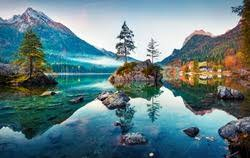
#> input picture openCv/assets/natur2.jpg, 250 x 158 px, found by its file name
$ python splitMergeColorChanel.py
#> lines starting #> are read from the running program, lines starting #| are printed output that depends on the picture
import cv2 as cv
from cv2 import waitKey
from cv2 import split
from cv2 import merge
import numpy as np

img = cv.imread("assets/natur2.jpg")
#> img is the input picture: shape (158, 250, 3); mean B, G, R 129.6, 125.2, 97.3
cv.imshow("original image", img)
print(img.shape)
#| (158, 250, 3)
blank = np.zeros(img.shape[:2], dtype='uint8')
b, g, r = split(img)
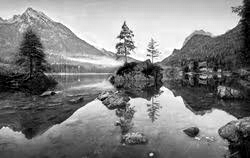
#> b: shape (158, 250); min 0, max 255, mean 129.6
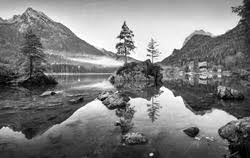
#> g: shape (158, 250); min 0, max 255, mean 125.2
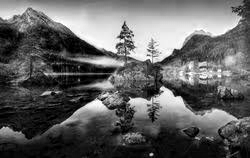
#> r: shape (158, 250); min 0, max 255, mean 97.3
print(b.shape)
#| (158, 250)
print(g.shape)
#| (158, 250)
print(r.shape)
#| (158, 250)

blue = merge([b, blank, blank])
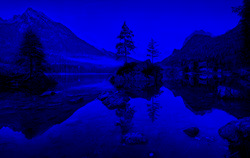
#> blue: shape (158, 250, 3); mean of channels 0, 1, 2 129.6, 0, 0; drawn as B, G, R
green = merge([blank, g, blank])
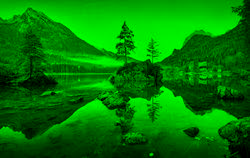
#> green: shape (158, 250, 3); mean of channels 0, 1, 2 0, 125.2, 0; drawn as B, G, R
red = merge([blank, blank, r])
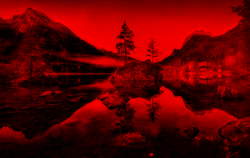
#> red: shape (158, 250, 3); mean of channels 0, 1, 2 0, 0, 97.3; drawn as B, G, R
cv.imshow("red img", red)
cv.imshow("green img", green)
cv.imshow("blue img", blue)

# merge=cv.merge([b,g,r])
# cv.imshow("merged img ",merge)

waitKey(0)

$ run again, with openCv/assets/cat.jpg copied over openCv/assets/natur2.jpg
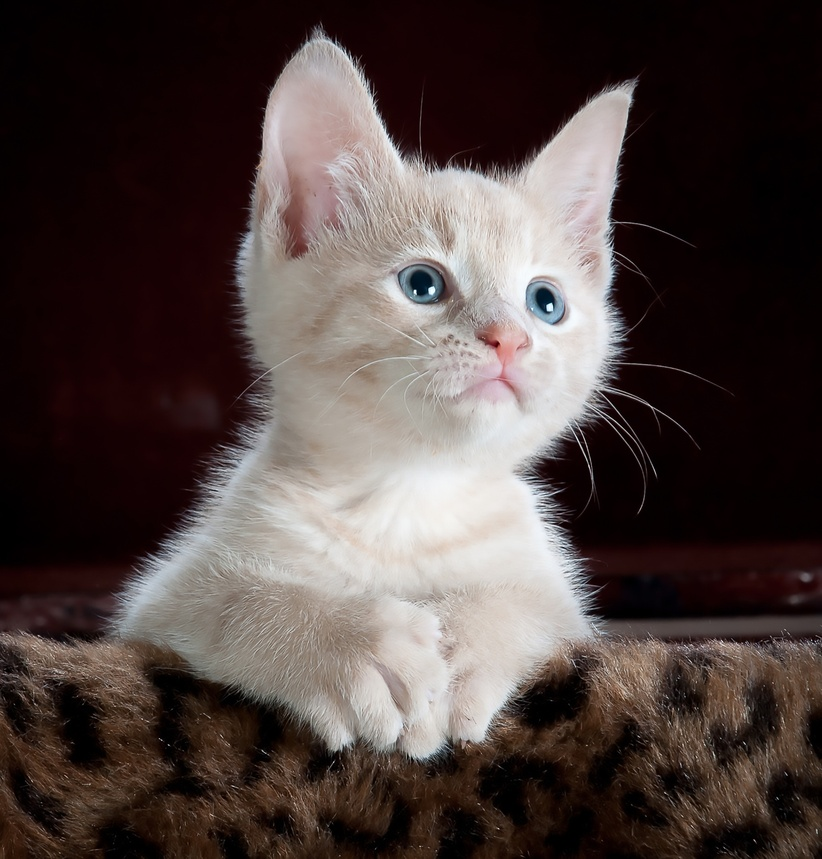
#> input picture openCv/assets/cat.jpg, 822 x 859 px, shrunk from 2392 x 2500 before the run, found by its file name
#> img is the input picture: shape (859, 822, 3); mean B, G, R 64.2, 66.8, 78.5
#| (859, 822, 3)
#| (859, 822)
#| (859, 822)
#| (859, 822)
#> `green = merge([blank, g, blank])`:
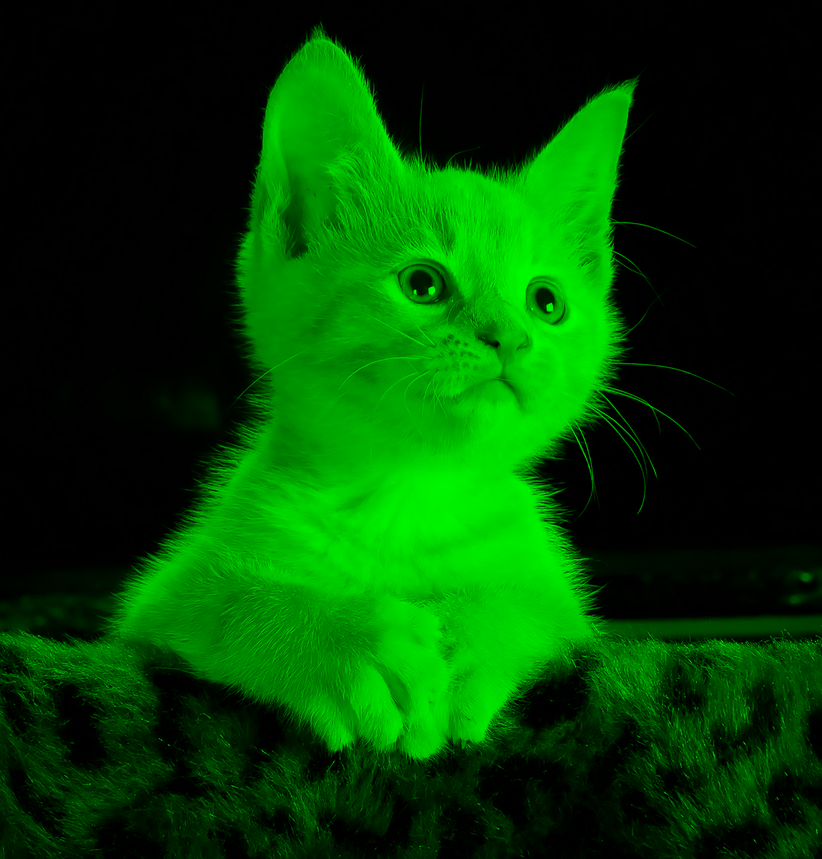
#> green: shape (859, 822, 3); mean of channels 0, 1, 2 0, 66.8, 0; drawn as B, G, R
#> `red = merge([blank, blank, r])`:
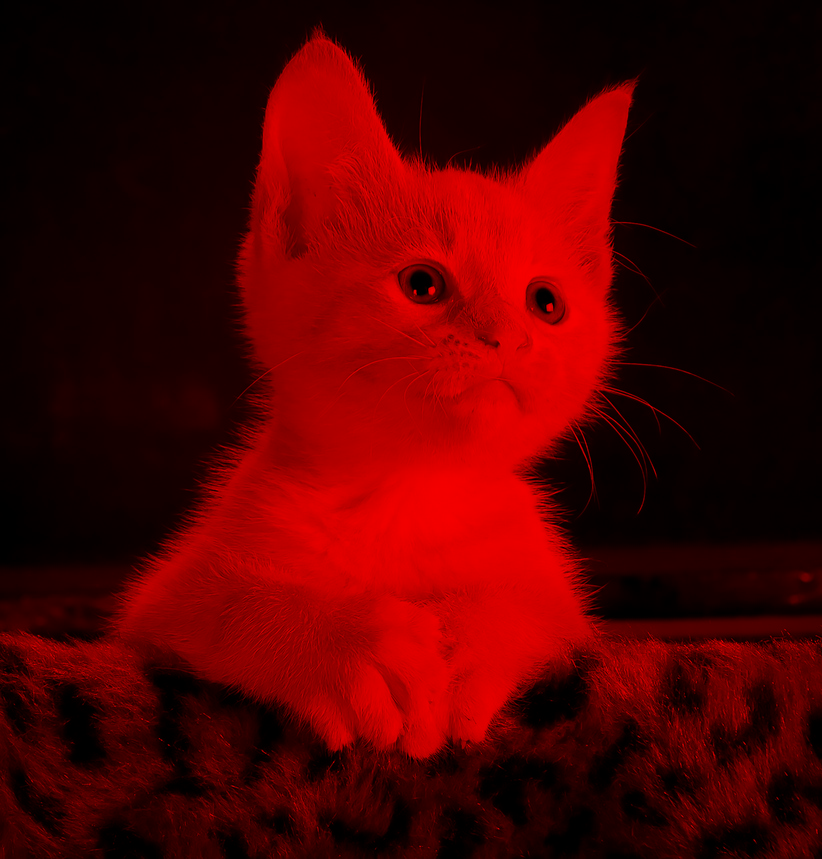
#> red: shape (859, 822, 3); mean of channels 0, 1, 2 0, 0, 78.5; drawn as B, G, R

$ run again, with openCv/assets/dviv.jpg copied over openCv/assets/natur2.jpg
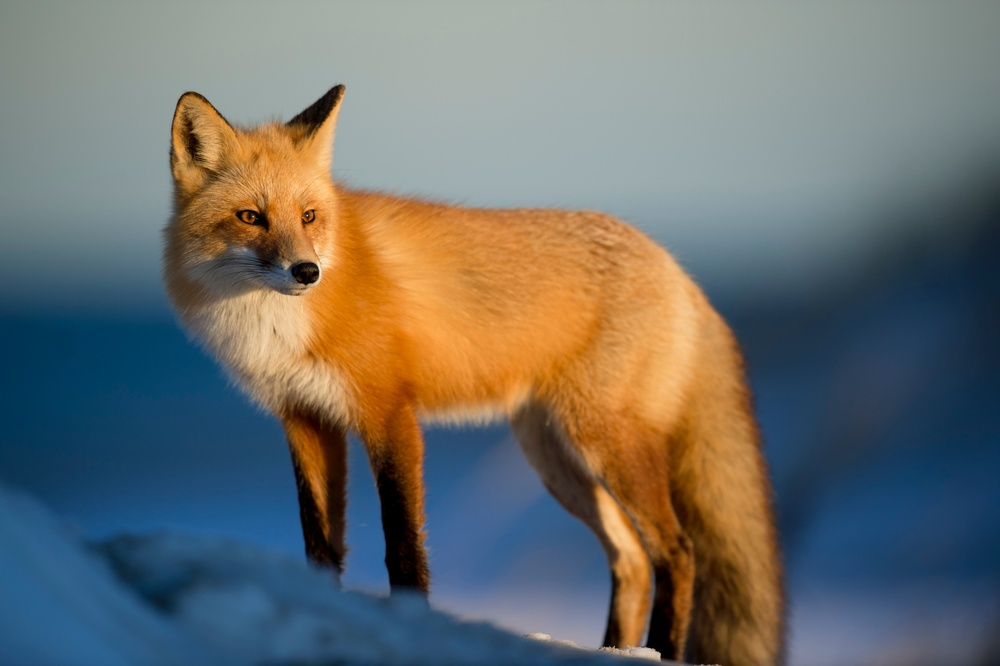
#> input picture openCv/assets/dviv.jpg, 1000 x 666 px, shrunk from 4928 x 3280 before the run, found by its file name
#> img is the input picture: shape (666, 1000, 3); mean B, G, R 107, 110.9, 109.3
#| (666, 1000, 3)
#| (666, 1000)
#| (666, 1000)
#| (666, 1000)
#> `green = merge([blank, g, blank])`:
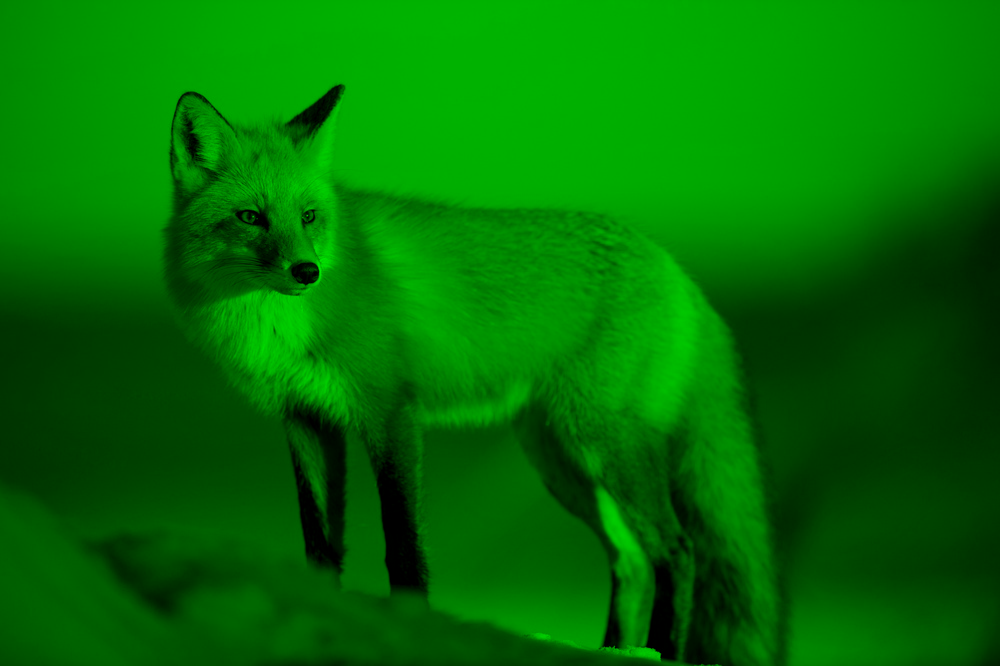
#> green: shape (666, 1000, 3); mean of channels 0, 1, 2 0, 110.9, 0; drawn as B, G, R
#> `red = merge([blank, blank, r])`:
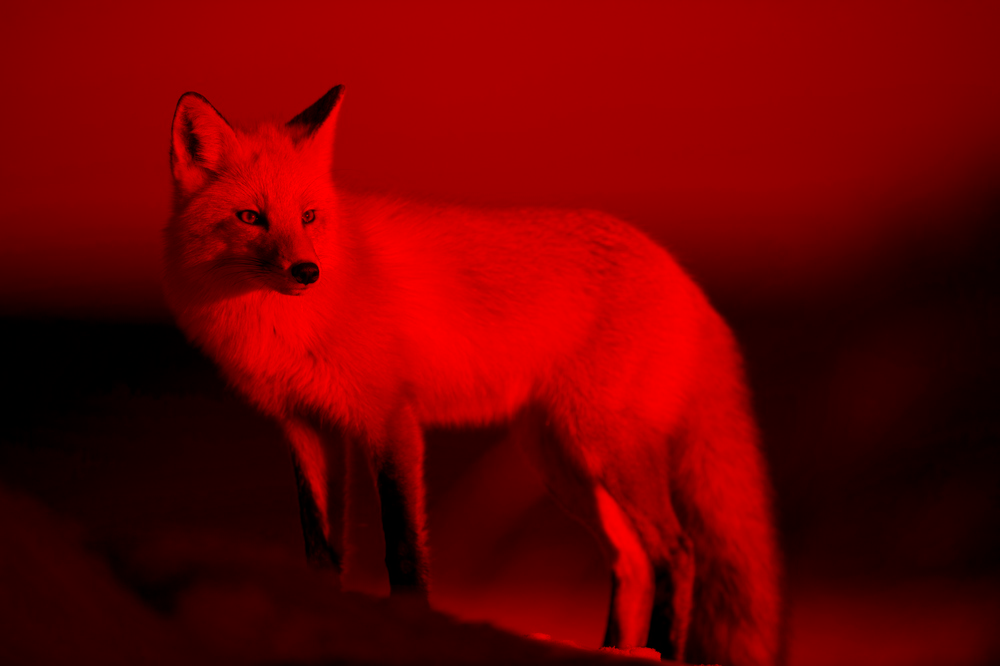
#> red: shape (666, 1000, 3); mean of channels 0, 1, 2 0, 0, 109.3; drawn as B, G, R
